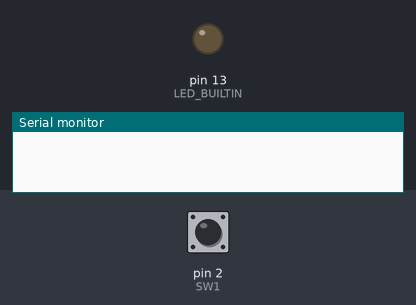
The sketch below on a simulated Arduino Uno, built with avr-gcc and run on an emulated ATmega328P. Shown: output pins drawn as LEDs (lit = HIGH), the last lines printed to the serial monitor. Inputs (shaded band) come from the test bench; at power-on: pin 2 (SW1) LOW.

Above: at 1.2 s.
1.3 s: pin 2 (SW1) pulled HIGH for 0.15 s
At 1.38 s:
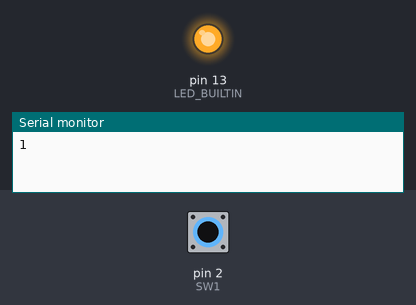
2.9 s: pin 2 (SW1) pulled HIGH for 3.2 s
At 6.5 s:
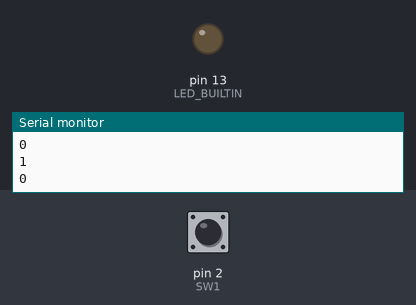
Timing chart, 0 to 8.0 s (numbered marks = the images above; inputs shaded):
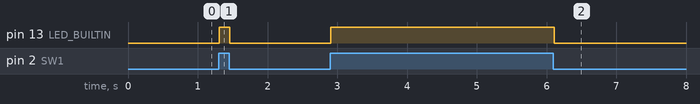

Measured:
- after the input at 1.3 s, pin 13 (LED_BUILTIN): LOW → HIGH at once, → LOW 0.15 s later
- after the input at 2.9 s, pin 13 (LED_BUILTIN): LOW → HIGH at once, → LOW 3.2 s later

The sketch:

laserharp.ino
```cpp
const int SW1 = 2;

bool led_state = 0;

bool sw_state_now = 0;
bool sw_state_old = 0;

void setup() {

  pinMode(SW1, INPUT);
  pinMode(LED_BUILTIN, OUTPUT);

  digitalWrite(LED_BUILTIN, led_state);

  Serial.begin(9600);
}

void loop() {

  if(digitalRead(SW1) != sw_state_old){
    delay(10);
    sw_state_now = digitalRead(SW1);
  }

  if(sw_state_now != sw_state_old){
    led_state = sw_state_now;
    Serial.println(led_state);
  }
  sw_state_old = sw_state_now;


  digitalWrite(LED_BUILTIN, led_state);

}
```
